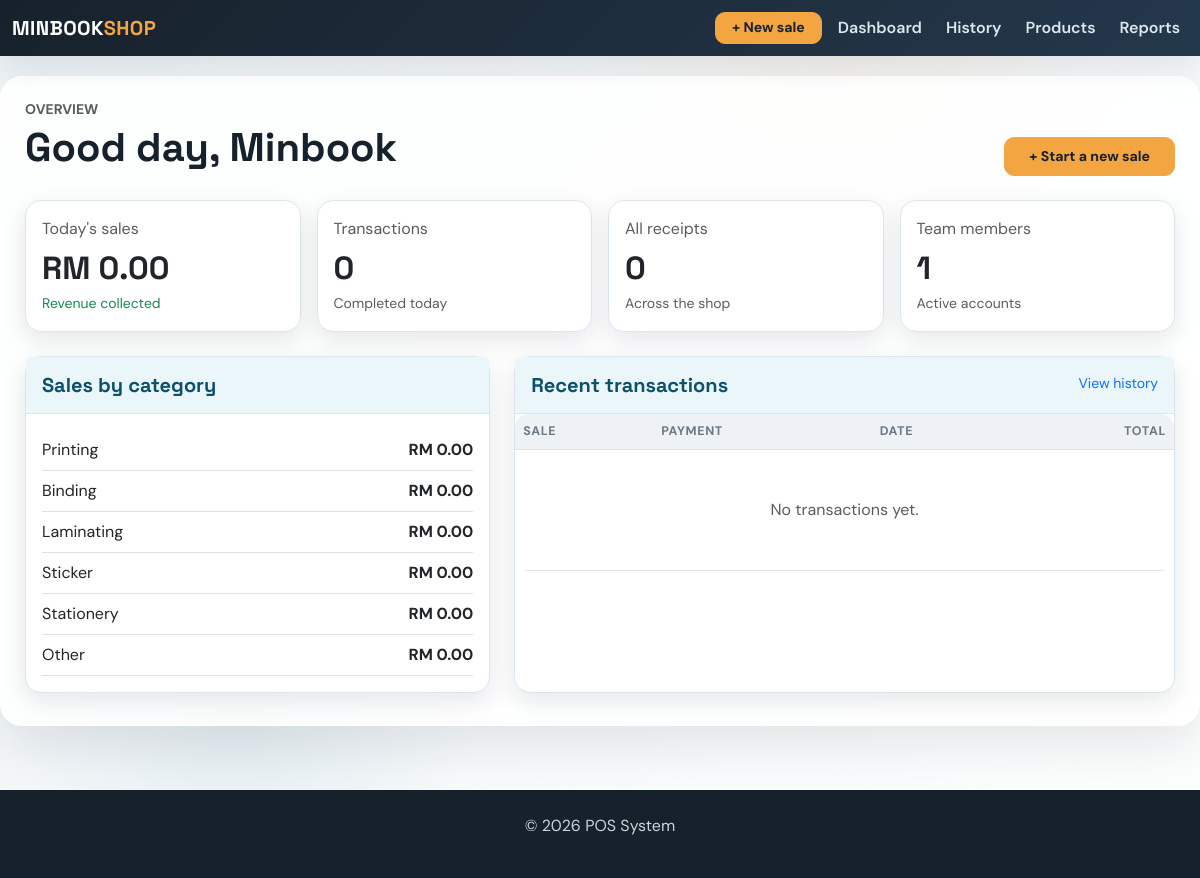
Page /dashboard on the earlier database version.
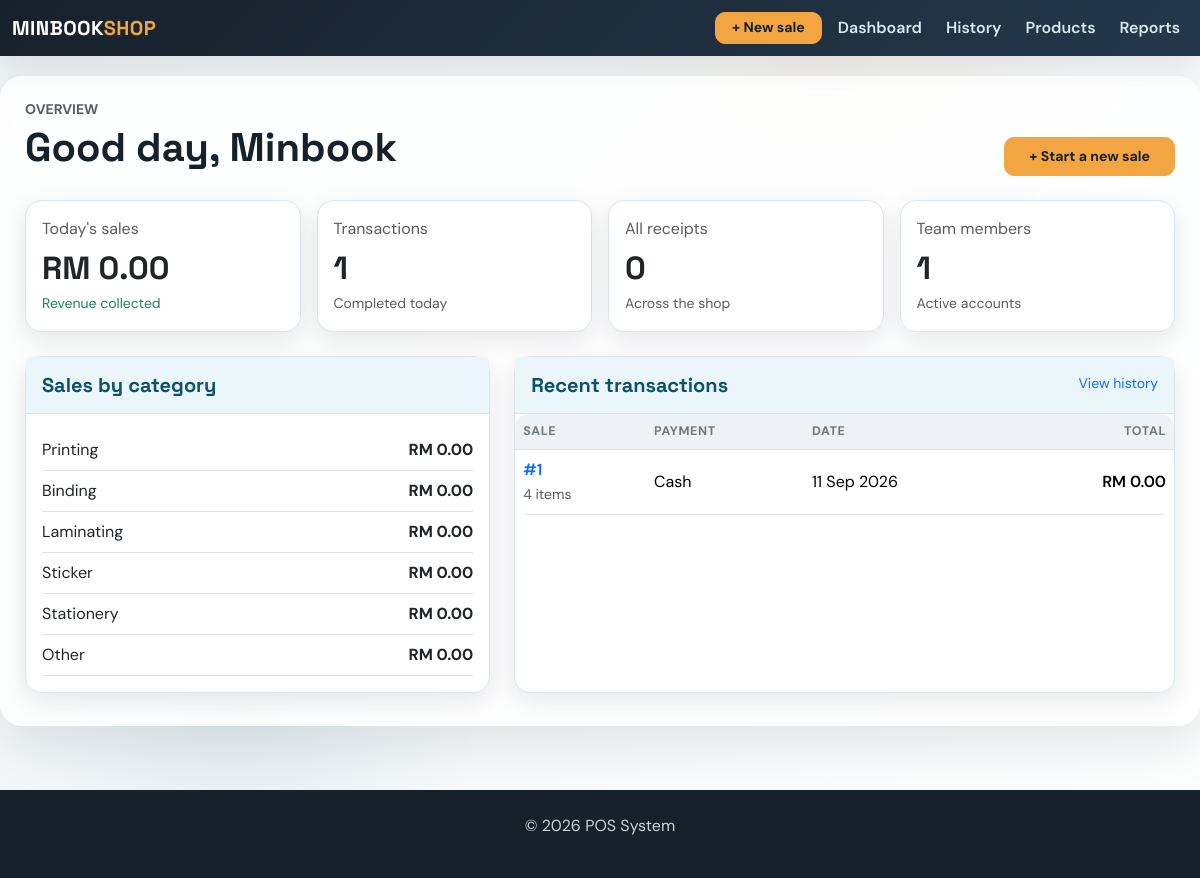
Same page on the later database version.
### app/models.py (models this page shows, shortened)
class Sale(db.Model):
    id = db.Column(db.Integer, primary_key=True)
    amount = db.Column(db.Float, nullable=False)
    date = db.Column(db.Date, default=datetime.utcnow)
    user_id = db.Column(db.Integer, db.ForeignKey('user.id'), nullable=False)  # ForeignKey to User
    user = db.relationship('User', backref=db.backref('sales', lazy=True))  # Relationship with User
    product_id = db.Column(db.Integer, db.ForeignKey('product.id'), nullable=True)  # Legacy first product
    product = db.relationship('Product', backref=db.backref('sales', lazy=True))  # Relationship with Product
    quantity = db.Column(db.Integer, nullable=True)  # Legacy total quantity
    payment_method = db.Column(db.String(20), nullable=False, default='Cash')
    customer_name = db.Column(db.String(120), nullable=True)
    document_type = db.Column(db.String(20), nullable=False, default='receipt')
    discount = db.Column(db.Float, nullable=False, default=0.00)
    deposit = db.Column(db.Float, nullable=False, default=0.00)
    items = db.relationship('SaleItem', back_populates='sale', cascade='all, delete-orphan')

### app/routes.py (the view)
@main.route('/dashboard')
def dashboard():
    today = date.today()
    today_sales = Sale.query.filter(Sale.date == today).order_by(Sale.id.desc()).all()
    category_sales = {category: 0 for category in SALE_CATEGORIES}
    for sale in today_sales:
        for item in sale.items:
            category_sales[item.category] = round(category_sales.get(item.category, 0) + item.line_total, 2)
    recent_sales = Sale.query.order_by(Sale.id.desc()).limit(8).all()
    return render_template('dashboard.html', total_sales_today=round(sum(sale.amount for sale in today_sales), 2),
                           transaction_count_today=len(today_sales), category_sales=category_sales,
                           recent_sales=recent_sales, total_employees=User.query.count(),
                           total_receipts=Sale.query.filter_by(document_type='receipt').count())

### app/routes.py (called while the page is built)
@main.app_context_processor
def inject_now():
    return {'current_year': datetime.now().year}

### app/templates/dashboard.html (shortened to what this page needs)
{% extends 'base.html' %}
{% block content %}
<div class="d-flex flex-wrap justify-content-between align-items-end gap-3 mb-4">
    <div><p class="text-uppercase text-muted small fw-bold mb-1">Overview</p><h1 class="mb-1">Good day, Minbook</h1></div>
    <a href="{{ url_for('main.add_sale') }}" class="btn btn-warning btn-lg px-4">+ Start a new sale</a>
</div>
<div class="row g-3 mb-4">
    <div class="col-sm-6 col-xl-3"><div class="card h-100"><div class="card-body"><p class="text-muted mb-2">Today's sales</p><h2 class="mb-1">RM {{ '{:,.2f}'.format(total_sales_today) }}</h2><small class="text-success">Revenue collected</small></div></div></div>
    <div class="col-sm-6 col-xl-3"><div class="card h-100"><div class="card-body"><p class="text-muted mb-2">Transactions</p><h2 class="mb-1">{{ transaction_count_today }}</h2><small class="text-muted">Completed today</small></div></div></div>
    <div class="col-sm-6 col-xl-3"><div class="card h-100"><div class="card-body"><p class="text-muted mb-2">All receipts</p><h2 class="mb-1">{{ total_receipts }}</h2><small class="text-muted">Across the shop</small></div></div></div>
    <div class="col-sm-6 col-xl-3"><div class="card h-100"><div class="card-body"><p class="text-muted mb-2">Team members</p><h2 class="mb-1">{{ total_employees }}</h2><small class="text-muted">Active accounts</small></div></div></div>
</div>
<div class="row g-4">
    <div class="col-lg-5"><div class="card h-100"><div class="card-header py-3"><h5 class="mb-0">Sales by category</h5></div><div class="card-body">
        {% for category, amount in category_sales.items() %}<div class="d-flex justify-content-between align-items-center py-2 border-bottom"><span>{{ category }}</span><strong>RM {{ '{:,.2f}'.format(amount) }}</strong></div>{% endfor %}
    </div></div></div>
    <div class="col-lg-7"><div class="card h-100"><div class="card-header py-3 d-flex justify-content-between"><h5 class="mb-0">Recent transactions</h5><a href="{{ url_for('main.sales') }}" class="small text-decoration-none">View history</a></div><div class="table-responsive"><table class="table mb-0"><thead><tr><th>Sale</th><th>Payment</th><th>Date</th><th class="text-end">Total</th></tr></thead><tbody>
        {% for sale in recent_sales %}<tr><td><a class="text-decoration-none fw-semibold" href="{{ url_for('main.view_sale', sale_id=sale.id) }}">#{{ sale.id }}</a><br><small class="text-muted">{{ sale.items|length }} item{{ '' if sale.items|length == 1 else 's' }}</small></td><td>{{ sale.payment_method }}</td><td>{{ sale.date.strftime('%d %b %Y') }}</td><td class="text-end fw-semibold">RM {{ '{:,.2f}'.format(sale.amount) }}</td></tr>{% else %}<tr><td colspan="4" class="text-center text-muted py-5">No transactions yet.</td></tr>{% endfor %}
    </tbody></table></div></div></div>
</div>
{% endblock %}

Differences in the rows shown:
added Sale: id "1", items|length "4", items "s", payment_method "Cash", date "11 Sep 2026", amount "0.00"
Other differences:
{{ transaction_count_today }}: "0" → "1"
text no longer shown: "No transactions yet."
